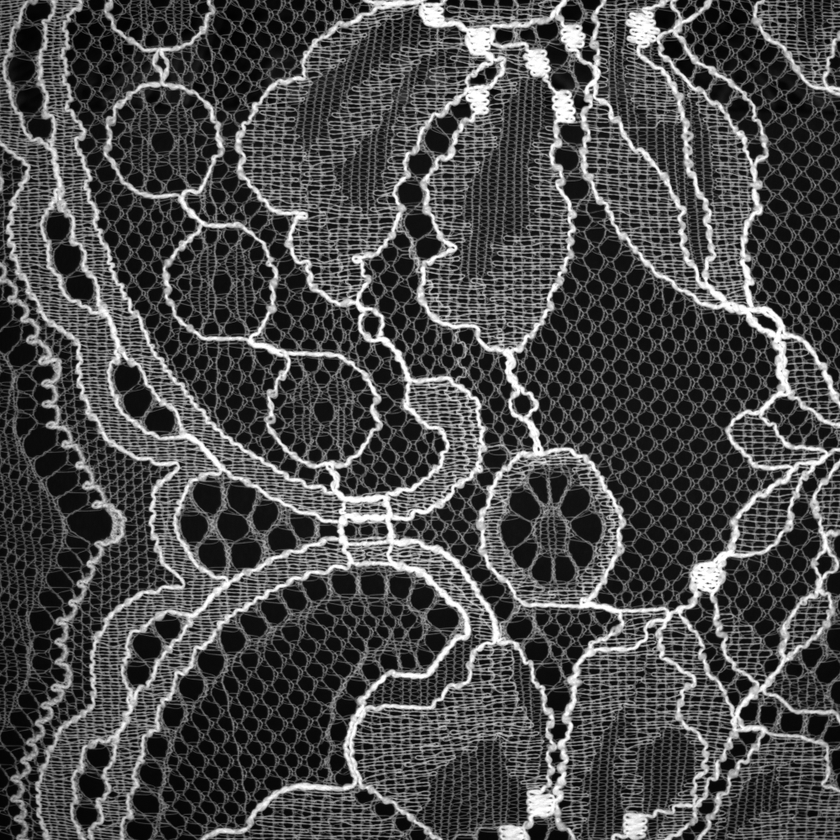
#> input picture SimpleNet/历史版本/skill_dataset/14氨纶双丝-86_0024_pic_1681719258570_camera14.png, 840 x 840 px, shrunk from 1000 x 1000 before the run
$ python '绘制像素直方图.py'
#> lines starting #> are read from the running program, lines starting #| are printed output that depends on the picture
from PIL import Image
import matplotlib.pyplot as plt

# 读取图像
image = Image.open('14氨纶双丝-86_0024_pic_1681719258570_camera14.png')
#> image is the input picture: PIL image 840x840 RGB; min 0, max 255, mean 75.6

# 如果图像是彩色的，将其转换为灰度图像
if image.mode != 'L':
    image = image.convert('L')
#> image: PIL image 840x840 L

# 获取像素值
pixels = list(image.getdata())
#> pixels = 705600 items

# 绘制直方图
plt.hist(pixels, bins=256, range=(0, 256), density=True, color='gray', alpha=0.75)
plt.xlabel('Pixel Value')
plt.ylabel('Frequency')
plt.title('Histogram of Pixel Values')
plt.show()
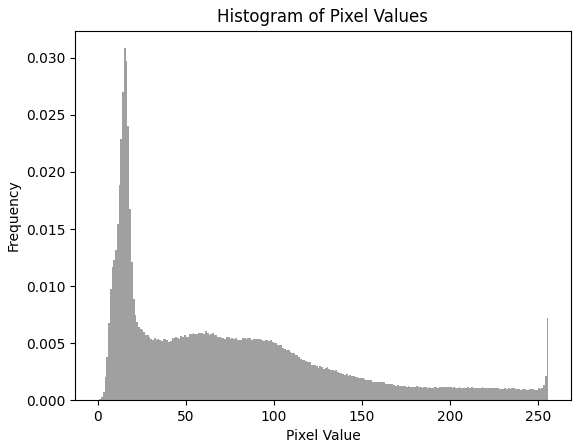
#> figure drawn by matplotlib, 1 panel; tallest bar 0.0308 high, from x = 15 to 16

$ run again, with SimpleNet/历史版本/skill_dataset/000.png copied over SimpleNet/历史版本/skill_dataset/14氨纶双丝-86_0024_pic_1681719258570_camera14.png
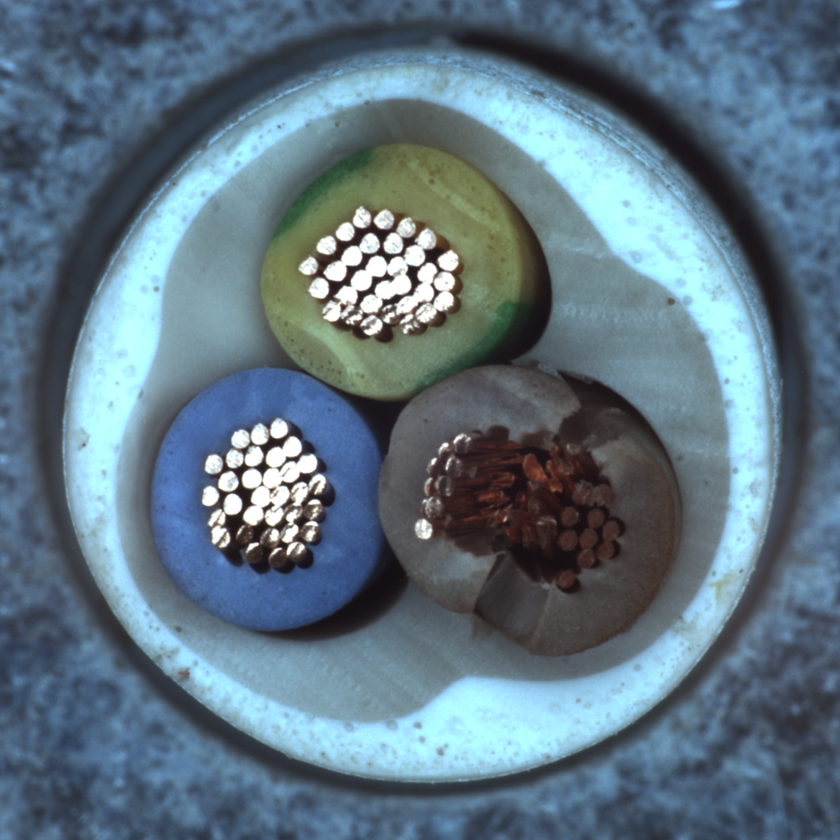
#> input picture SimpleNet/历史版本/skill_dataset/000.png, 840 x 840 px, shrunk from 1024 x 1024 before the run
#> image is the input picture: PIL image 840x840 RGB; mean R, G, B 95.1, 116.8, 130.9
#> `image = image.convert('L')`:
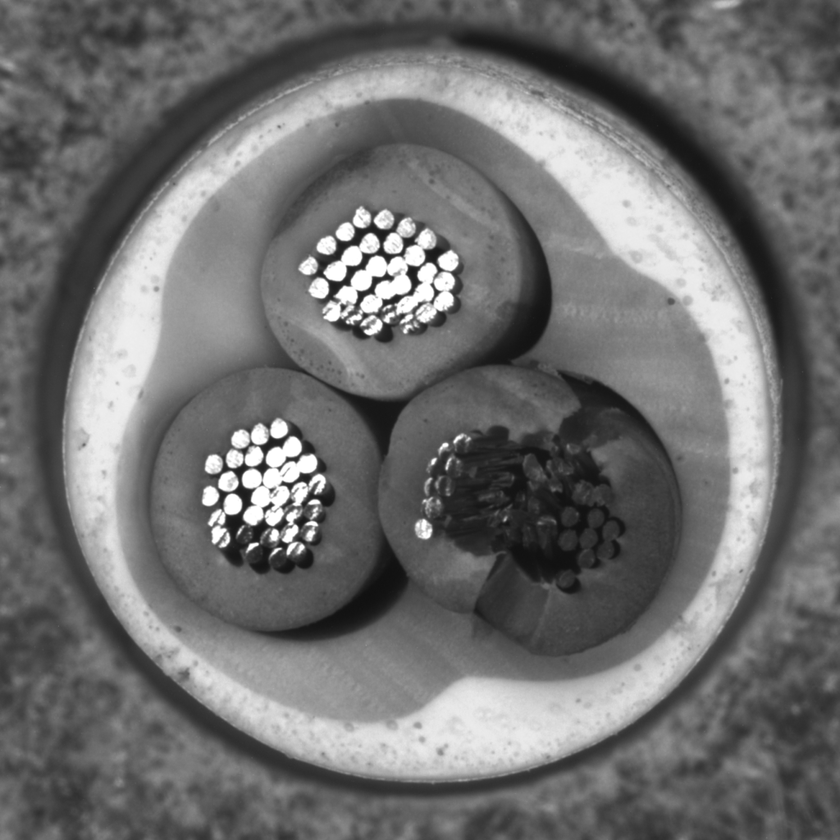
#> image: PIL image 840x840 L; min 16, max 255, mean 111.9
#> pixels = 705600 items
#> `plt.show()`:
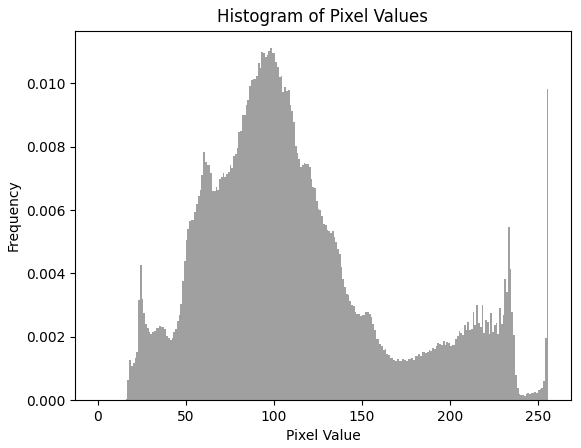
#> figure drawn by matplotlib, 1 panel; tallest bar 0.0111 high, from x = 98 to 99

$ run again, with SimpleNet/历史版本/skill_dataset/001.png copied over SimpleNet/历史版本/skill_dataset/14氨纶双丝-86_0024_pic_1681719258570_camera14.png
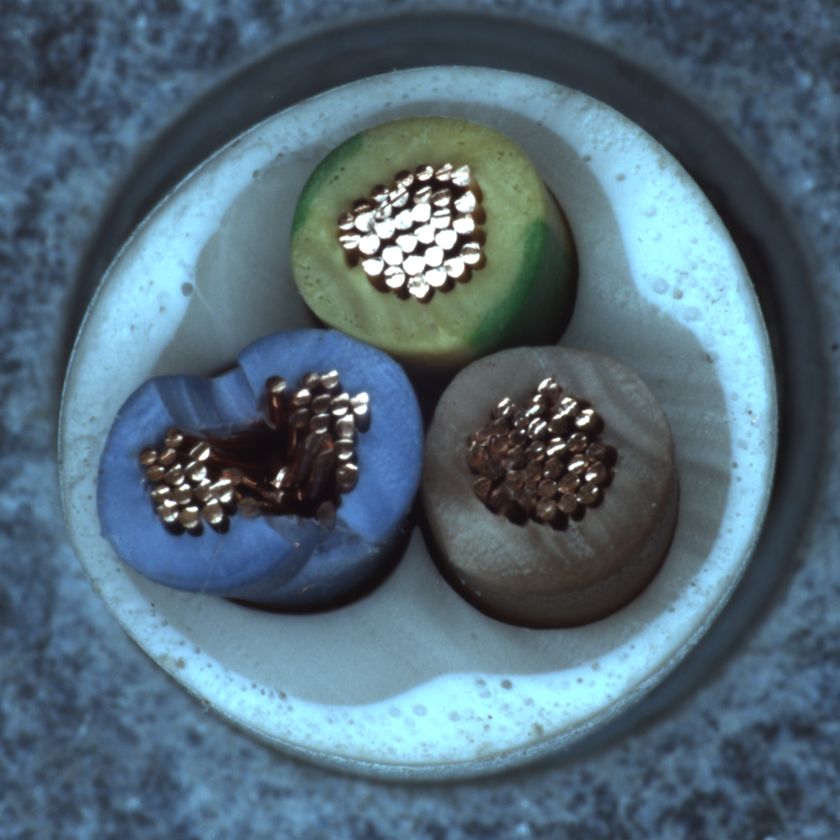
#> input picture SimpleNet/历史版本/skill_dataset/001.png, 840 x 840 px, shrunk from 1024 x 1024 before the run
#> image is the input picture: PIL image 840x840 RGB; mean R, G, B 83.8, 106.2, 120.1
#> `image = image.convert('L')`:
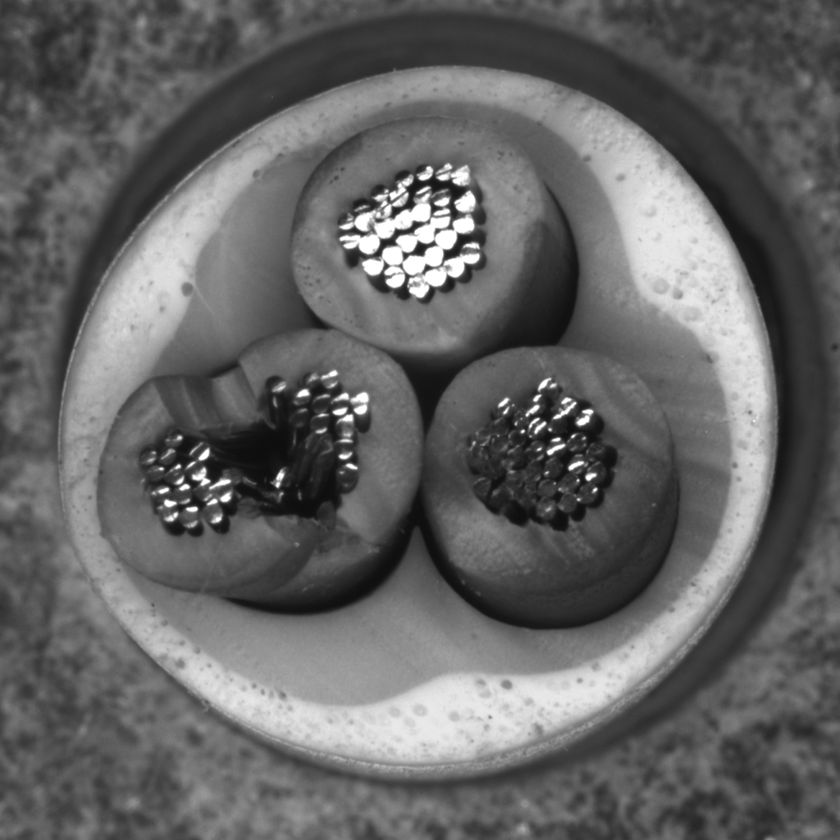
#> image: PIL image 840x840 L; min 13, max 255, mean 101.1
#> pixels = 705600 items
#> `plt.show()`:
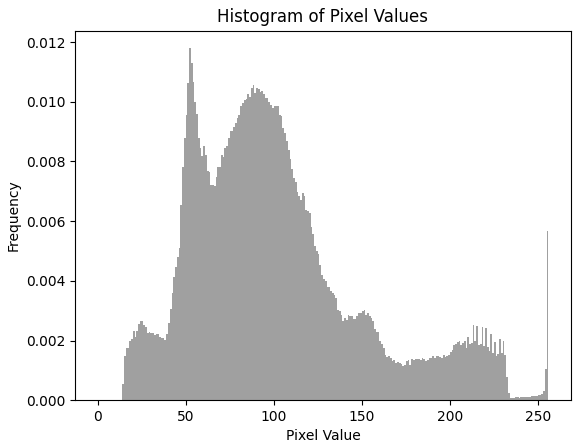
#> figure drawn by matplotlib, 1 panel; tallest bar 0.0118 high, from x = 52 to 53

$ run again, with SimpleNet/历史版本/skill_dataset/010.png copied over SimpleNet/历史版本/skill_dataset/14氨纶双丝-86_0024_pic_1681719258570_camera14.png
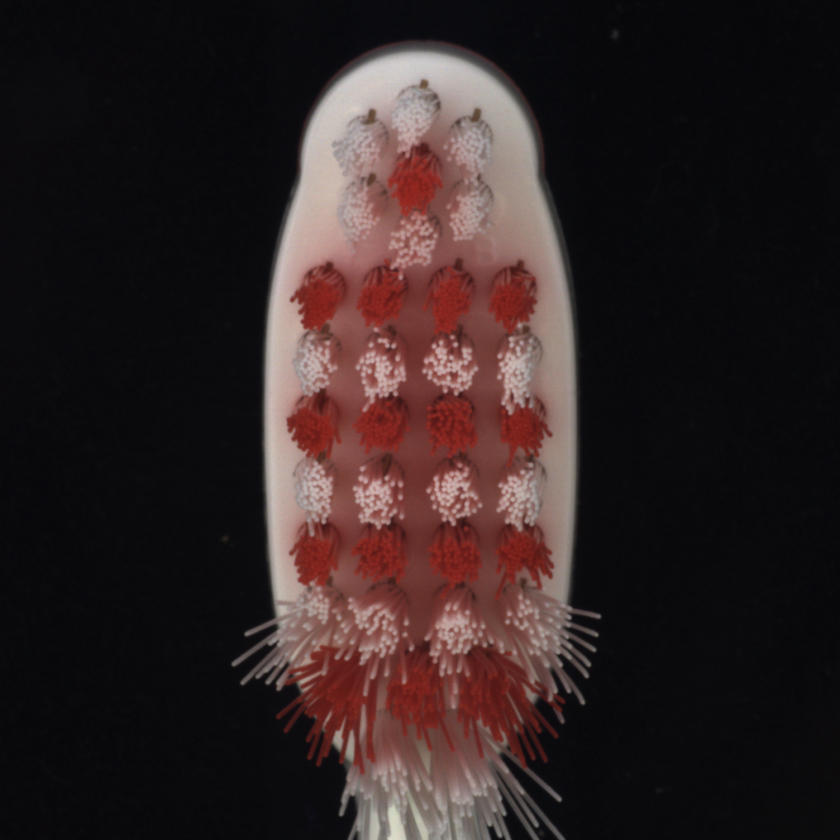
#> input picture SimpleNet/历史版本/skill_dataset/010.png, 840 x 840 px, shrunk from 1024 x 1024 before the run
#> image is the input picture: PIL image 840x840 RGB; mean R, G, B 47.7, 35, 35.4
#> `image = image.convert('L')`:
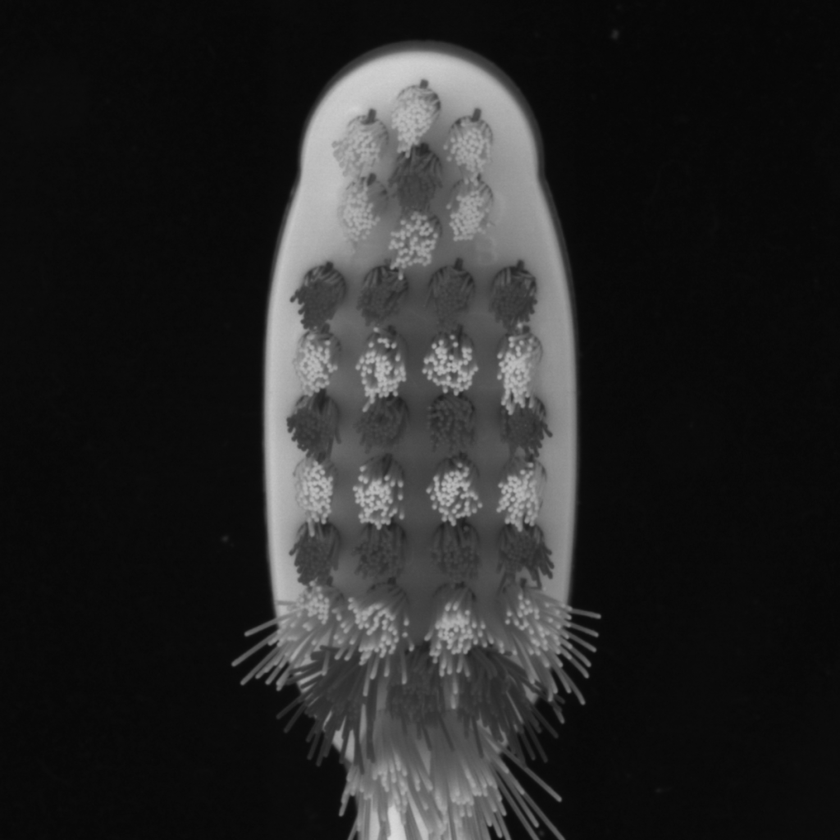
#> image: PIL image 840x840 L; min 6, max 217, mean 38.8
#> pixels = 705600 items
#> `plt.show()`:
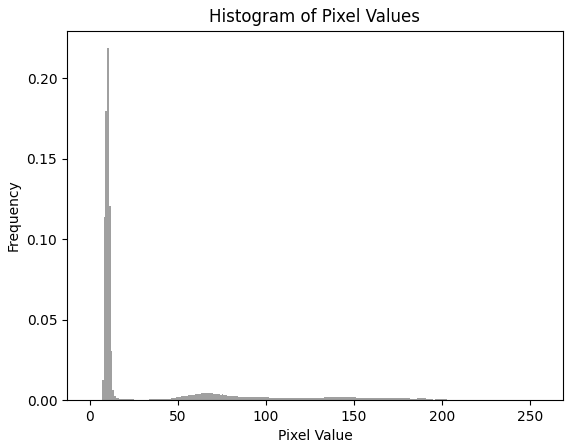
#> figure drawn by matplotlib, 1 panel; tallest bar 0.219 high, from x = 10 to 11
